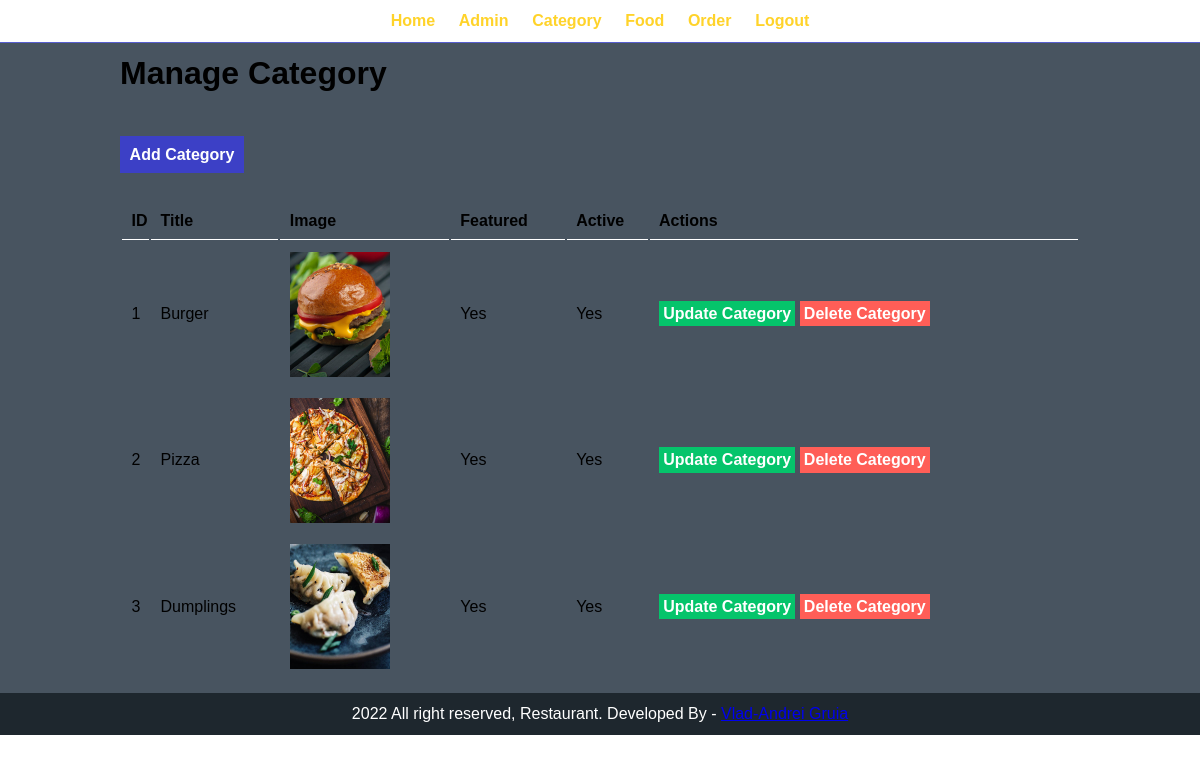
/admin/manage-category.php (signed in), run on the app's committed database.
### tables this page shows
CREATE TABLE `tbl_category` (
  `id` int(10) UNSIGNED NOT NULL,
  `title` varchar(100) NOT NULL,
  `image_name` varchar(255) NOT NULL,
  `featured` varchar(10) NOT NULL,
  `active` varchar(10) NOT NULL
);

### admin/manage-category.php (the view, shortened to what this page needs)
<?php include('partials/menu.php'); ?>
<div class="main-content">
    <div class="wrapper">
        <h1>Manage Category</h1>
        <br/><br/>
                <br>
               <a href="<?php echo SITEURL; ?>admin/add-category.php" class="btn-primary">Add Category</a>
               <br/><br/><br/>
               <table class="tbl-full">
                   <tr>
                       <th>ID</th>
                       <th>Title</th>
                       <th>Image</th>
                       <th>Featured</th>
                       <th>Active</th>
                       <th>Actions</th>
                   </tr>
                   <?php
                    $sql = "SELECT * from tbl_category";
                    $res = mysqli_query($conn, $sql);
                    $count = mysqli_num_rows($res);
                    $sn = 1;
                    if($count>0){
                        while($row=mysqli_fetch_assoc($res)){
                            $id = $row['id'];
                            $title = $row['title'];
                            $image_name = $row['image_name'];
                            $featured = $row['featured'];
                            $active = $row['active'];
                            ?>
                                <tr>
                                    <td><?php echo $sn++;?></td>
                                    <td><?php echo $title;?></td>
                                    <td>
                                        <?php
                                            if ($image_name!="") {
                                                ?>
                                                <img src="<?php echo SITEURL;?>images/category/<?php echo $image_name; ?>" width="100px">
                                                <?php
                                            }
                                            else
                                            {
                                                echo "<div class='fail'>No image added</div>";
                                            }
                                        ?>
                                    </td>
                                    <td><?php echo $featured;?></td>
                                    <td><?php echo $active;?></td>
                                    <td>
                                        <a href="<?php echo SITEURL; ?>admin/update-category.php?id=<?php echo $id;?>" class="btn-secondary">Update Category</a>
                                        <a href="<?php echo SITEURL; ?>admin/delete-category.php?id=<?php echo $id;?>&image_name=<?php echo $image_name;?>" class="btn-delete">Delete Category</a>
                                    </td>
                                </tr>
                            <?php
                        }
                    }
                   ?>
               </table>
    </div>
</div>
<?php include('partials/footer.php'); ?>

### css/admin.css (style rules this page uses)
* { margin: 0; padding: 0; font-family: Arial, Helvetica, sans-serif; }
.wrapper { padding: 1%; width: 80%; margin: 0 auto; }
.tbl-full { width: 100%; }
table tr th { border-bottom: 1px solid #fff; padding: 1%; text-align: left; }
table tr td { padding: 1%; }
.btn-primary { background-color: #3c40c6; text-decoration: none; color: white; font-weight: bold; padding: 1%; }
.btn-secondary { background-color: #05c46b; text-decoration: none; color: white; font-weight: bold; padding: 1%; }
.btn-delete { background-color: #ff5e57; text-decoration: none; color: white; font-weight: bold; padding: 1%; }
.main-content { background-color: #485460; padding: 3% auto; }

### data on the page
tbl_category: title "Burger", image_name (picture), featured "Yes", active "Yes"
tbl_category: title "Pizza", image_name (picture), featured "Yes", active "Yes"
tbl_category: title "Dumplings", image_name (picture), featured "Yes", active "Yes"
